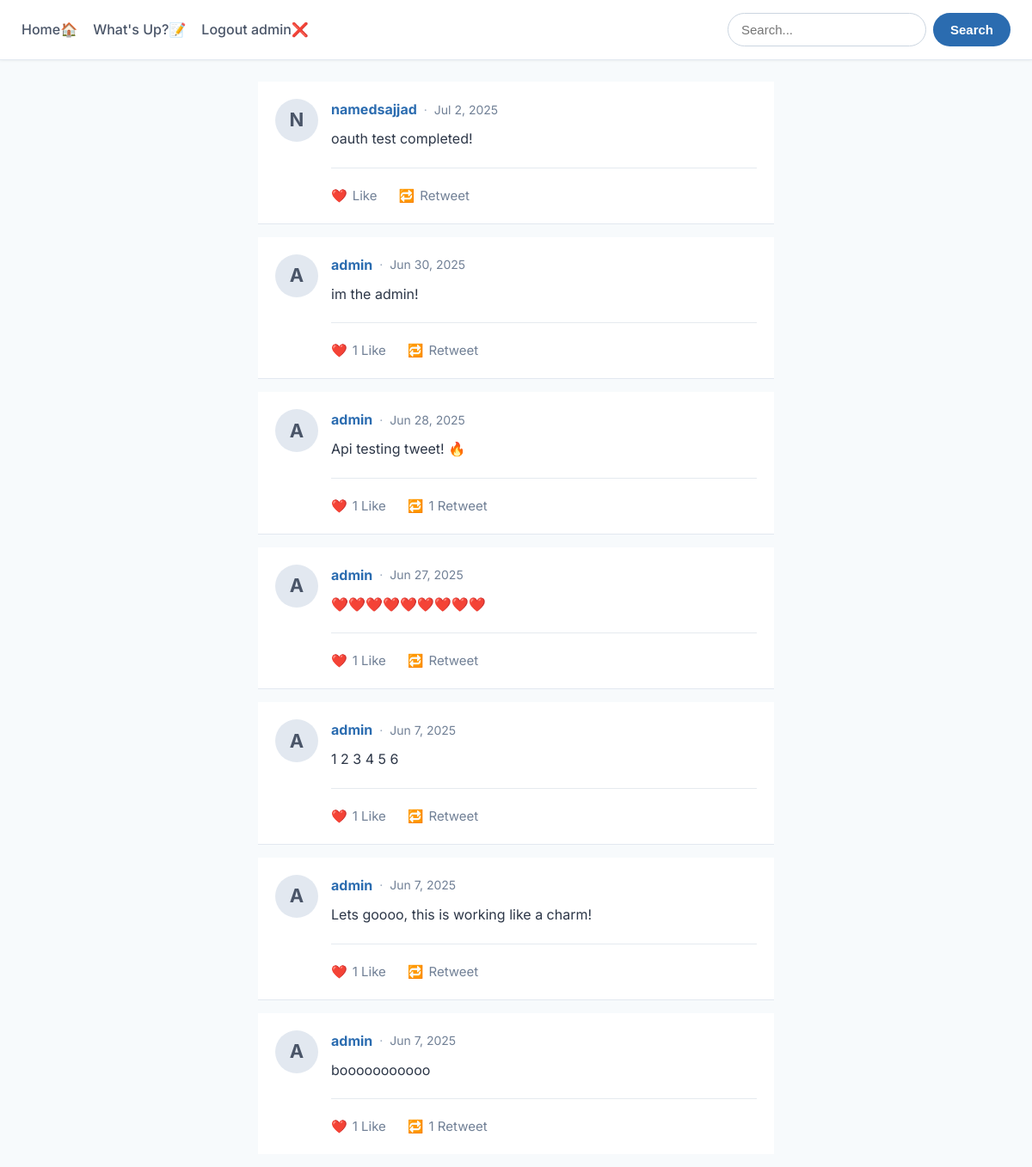
The app's page / (signed in) with its own data.
### twitterApp/models.py (models this page shows, shortened)
class Profile(AbstractUser):
    bio = models.TextField(blank=True, help_text="A short biography about the user.")
    website = models.URLField(max_length=200, blank=True, help_text="The user's personal website URL.")
    profile_picture = models.ImageField(upload_to='profile_pics/', blank=True, help_text="The user's profile picture.")

class Post(models.Model):
    user = models.ForeignKey(settings.AUTH_USER_MODEL, on_delete=models.CASCADE, related_name='posts', help_text="The user who created the post.")
    content = models.TextField(max_length=280, help_text="The content of the post (max 280 characters).")
    created_at = models.DateTimeField(auto_now_add=True, help_text="The date and time the post was created.")
    @property
    def like_count(self):
        return self.likes.count()
    @property
    def retweet_count(self):
        return self.retweets.count()

### twitterApp/views.py (the view)
# urls.py: 2. Add a URL to urlpatterns:  path('', views.home, name='home')
def home(request):
    tweets = Post.objects.all().order_by('-created_at')
    return render(request, 'index.html', {'tweets': tweets})

### templates/index.html
{% extends "base.html" %}
{% block main %}
    <div class="content-wrapper">
        {% for tweet in tweets %}
            <div class="tweet-card">
                <div class="tweet-avatar-wrapper" style="margin-right: 15px;">
                    {% if tweet.user.profile_picture %}
                        <img src="{{ tweet.user.profile_picture.url }}" alt="{{ tweet.user.username }}'s profile picture" class="tweet-avatar">
                    {% else %}
                        <div class="tweet-avatar-fallback">
                            {{ tweet.user.username.0|upper }}
                        </div>
                    {% endif %}
                </div>
                <div class="tweet-content-area">
                    <p class="tweet-header">
                        <strong class="tweet-username-link"><a href="{% url 'user_profile' username=tweet.user.username %}">{{ tweet.user.username }}</a></strong>
                        <span class="tweet-meta-separator">·</span>
                        <small class="tweet-timestamp">{{ tweet.created_at|date:"M j, Y" }}</small>
                    </p>
                    <p class="tweet-text">{{ tweet.content }}</p>
                    <hr style="border: none; border-top: 1px solid #cbd5e0; margin: 20px 0; opacity: 0.5">
                    <div class="tweet-actions">
                        {% if tweet.like_count > 0 %}
                        <a href="{% url 'like' tweet.id %}" class="tweet-action-link">❤️ <span>{{ tweet.like_count }} Like </span></a>
                        {% else %}
                        <a href="{% url 'like' tweet.id %}" class="tweet-action-link">❤️ <span>Like </span></a>
                        {% endif %}
                        {% if tweet.retweet_count > 0 %}
                        <a href="{% url 'retweet' tweet.id %}" class="tweet-action-link">🔁 <span> {{ tweet.retweet_count }} Retweet</span></a>
                        {% else %}
                        <a href="{% url 'retweet' tweet.id %}" class="tweet-action-link">🔁 <span>Retweet</span></a>
                        {% endif %}
                    </div>
                </div>
            </div>
        {% empty %}
            <p class="empty-message">No tweets to display yet.</p>
        {% endfor %}
    </div>
{% endblock %}

### templates/base.html (shortened to what this page needs)
<!DOCTYPE html>
{% load static %}
<html lang="en">
<head>
</head>
<link rel="stylesheet" href={% static "css/style.css" %}>
<body>
    <header>
        {% block header %}
        <h3>
            <a href="{% url 'home' %}">Home🏠</a>
            <a href="{% url 'user_tweet' %}">What's Up?📝</a>
            {% if user.is_authenticated %}
            <a href="{% url 'logout' %}">Logout {{ user.username }}❌</a>
            {% else %}
            <a href="{% url 'login' %}">Login/Register </a>
            {% endif %}
        </h3>
        <form action="{% url 'search' %}" method="GET" class="search-container">
            <input type="text" id="search" name="search" placeholder="Search...">
            <button type="submit">Search</button>
        </form>
        {% endblock header %}
    </header>
    <main>
        {% block main %}{% endblock main %}
    </main>
</body>
</html>

### statics/css/style.css (style rules this page uses)
body { font-family: 'Inter', sans-serif; margin: 0; padding: 0; background-color: #f7fafc; color: #2d3748; line-height: 1.6; }
a { text-decoration: none; color: #2b6cb0; transition: color 0.2s ease; }
h1, h2, h3 { color: #1a202c; font-weight: 600; }
header { background-color: #ffffff; padding: 15px 25px; border-bottom: 1px solid #e2e8f0; margin-bottom: 25px; box-shadow: 0 1px 3px rgba(0,0,0,0.05); display: flex; align-items: center; justify-content: space-between; position: sticky; top: 0; z-index: 1000; }
header h3 { margin: 0; flex-grow: 1; text-align: left; font-size: 1.1em; font-weight: 500; display: flex; align-items: center; gap: 18px; }
header h3 a { font-size: 16px; color: #4a5568; white-space: nowrap; }
.search-container { display: flex; justify-content: flex-end; width: auto; max-width: 600px; margin: 0; flex-shrink: 0; }
.search-container input[type="text"] { flex-grow: 1; padding: 10px 15px; border: 1px solid #cbd5e0; border-radius: 9999px; outline: none; font-size: 15px; margin-right: 8px; transition: border-color 0.2s ease, box-shadow 0.2s ease; min-width: 120px; }
.search-container button[type="submit"] { background-color: #2b6cb0; color: #ffffff; border: none; border-radius: 9999px; padding: 10px 20px; font-size: 15px; font-weight: 600; cursor: pointer; transition: background-color 0.2s ease; outline: none; }
main { padding: 0 20px; }
.content-wrapper { max-width: 600px; margin: 0 auto; }
.tweet-card { background-color: #ffffff; padding: 20px; margin-bottom: 15px; display: flex; align-items: flex-start; border-bottom: 1px solid #e2e8f0; }
.tweet-card:last-child { border-bottom: none; }
.tweet-avatar-fallback { width: 50px; height: 50px; border-radius: 50%; background-color: #e2e8f0; display: flex; align-items: center; justify-content: center; font-size: 22px; font-weight: bold; color: #4a5568; }
.tweet-content-area { flex-grow: 1; }
.tweet-header { margin: 0; line-height: 1.5; display: flex; align-items: center; }
.tweet-username-link { font-size: 16px; text-decoration: none; color: #2b6cb0; font-weight: bold; }
.tweet-meta-separator { color: #a0aec0; margin-left: 8px; font-size: 14px; }
.tweet-timestamp { color: #718096; margin-left: 8px; font-size: 14px; }
.tweet-text { margin-top: 10px; margin-bottom: 15px; color: #2d3748; font-size: 16px; line-height: 1.6; }
.tweet-actions { display: flex; gap: 25px; }
.tweet-action-link { text-decoration: none; color: #718096; font-size: 15px; display: flex; align-items: center; }
.tweet-action-link span { margin-left: 6px; }

### records on screen
Profile: username "admin"
Post: user.username.0 "N", user.username "namedsajjad", created_at "Jul 2, 2025", content "oauth test completed!", shows "Like", shows "Retweet"
Post: user.username.0 "A", user.username "admin", created_at "Jun 30, 2025", content "im the admin!", like_count "1", shows "Retweet"
Post: user.username.0 "A", user.username "admin", created_at "Jun 28, 2025", content "Api testing tweet! 🔥", like_count "1", retweet_count "1"
Post: user.username.0 "A", user.username "admin", created_at "Jun 27, 2025", content "❤️❤️❤️❤️❤️❤️❤️❤️❤️", like_count "1", shows "Retweet"
Post: user.username.0 "A", user.username "admin", created_at "Jun 7, 2025", content "1 2 3 4 5 6", like_count "1", shows "Retweet"
Post: user.username.0 "A", user.username "admin", created_at "Jun 7, 2025", content "Lets goooo, this is working like a charm!", like_count "1", shows "Retweet"
Post: user.username.0 "A", user.username "admin", created_at "Jun 7, 2025", content "booooooooooo", like_count "1", retweet_count "1"
